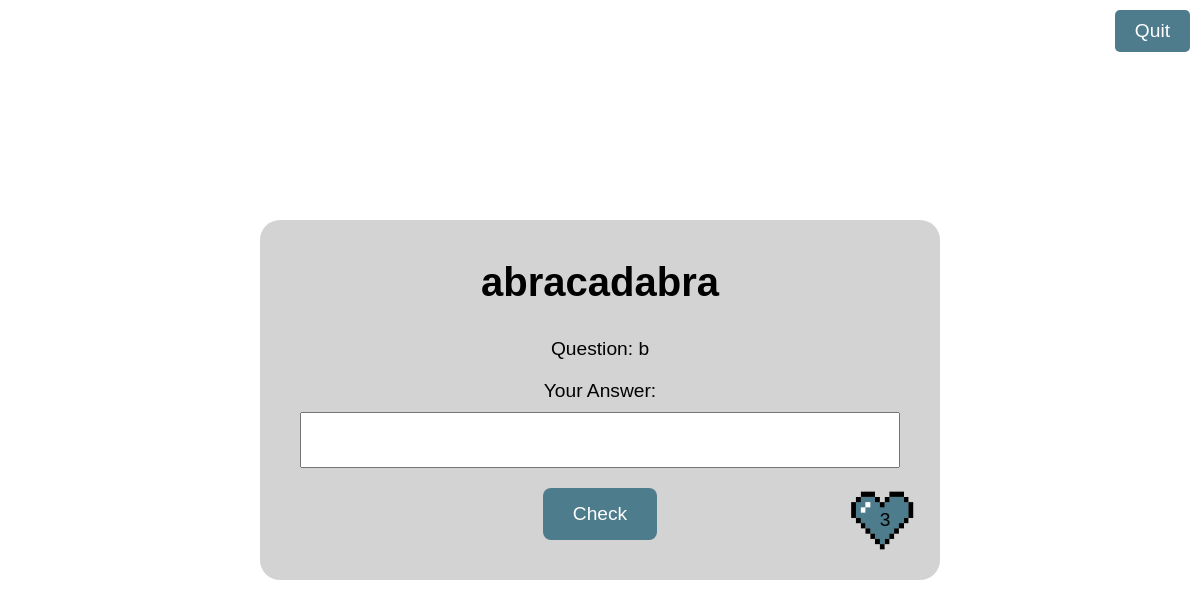
The app's page /play/1/2, older data.
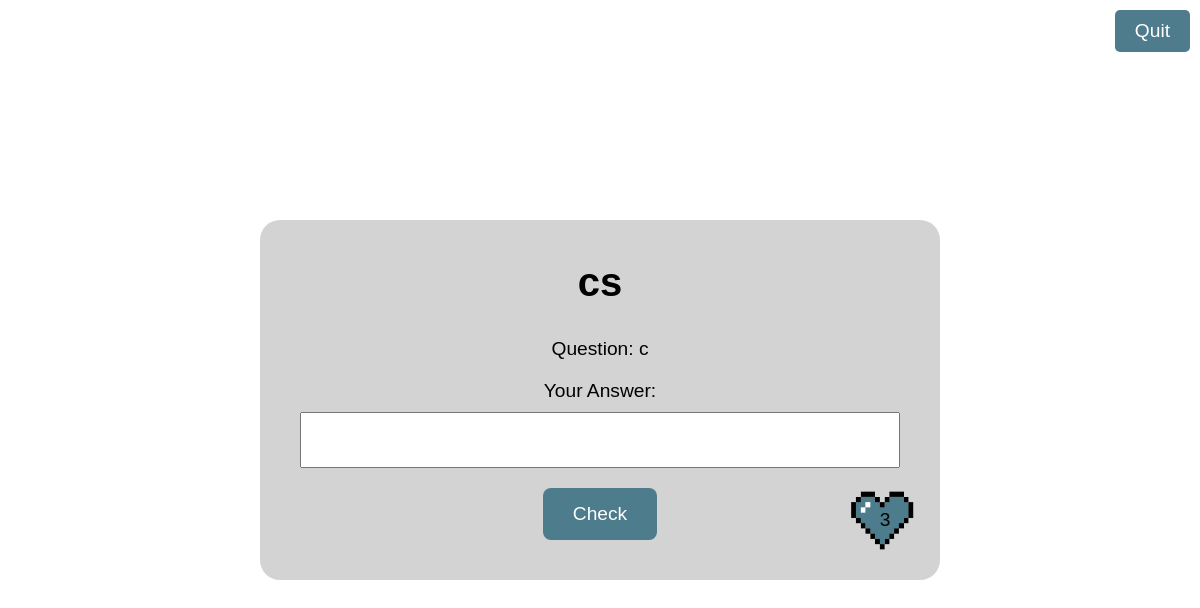
The same page, newer data.
### app/models.py (models this page shows)
class Quests(db.Model):
    id: so.Mapped[int] = so.mapped_column(primary_key = True, autoincrement=True)
    title: so.Mapped[str] = so.mapped_column(sa.String(200), index = True)
    duration: so.Mapped[str] = so.mapped_column(sa.String(100), index = True)
    difficulty: so.Mapped[str] = so.mapped_column(sa.String(100), index = True)
    suburb: so.Mapped[str] = so.mapped_column(sa.String(100), index = True)
    creator_id: so.Mapped[int] = so.mapped_column(sa.ForeignKey(UsersInfo.id), index = True)
    creator: so.Mapped['UsersInfo'] = so.relationship('UsersInfo', back_populates='writer')
    hintsolution: so.WriteOnlyMapped['HintsSolutions'] = so.relationship(back_populates='quest')
    completedquests: so.Mapped['CompletedQuests'] = so.relationship(back_populates="completion")

### app/routes.py (the view, shortened to what this page needs)
@app.route('/play/<int:quest_id>/<int:hint_id>', methods=['GET', 'POST'])
def quest(quest_id, hint_id):
    quest_title = Quests.query.filter_by(id=quest_id).with_entities(Quests.title).scalar()
    all_hints = HintsSolutions.query.filter_by(quest_id=quest_id).all()
    quest_hints_solutions = []
    i = 0
    for hint in all_hints:
        i += 1
        quest_hints_solutions.append({'hint_id': i, 'quest_hint': hint.hint_text, 'quest_solution': hint.solution_text.lower()})
    quest = next((h for h in quest_hints_solutions if h['hint_id'] == hint_id), None)
    if 'heart_count' not in session or request.method == 'GET':
        session['heart_count'] = 3
    heart_count = session['heart_count']
    return render_template('quest.html', quest=quest, title=quest_title, hint_id=hint_id, quest_id=quest_id, heart_count=heart_count)

### app/templates/quest.html (shortened to what this page needs)
<!DOCTYPE html>
<html lang="en">
    <head>
        <link rel="stylesheet" href="{{ url_for('static', filename = 'css/quest.css') }}">
    </head>
    <body>
        <a href="/play">
            <button class="quit-button">Quit</button>
        </a>
        <div class="content">
            <h2> {{ title }}</h2>
            <p>Question: {{ quest.quest_hint }}</p>
            <form action="/play/{{ quest_id }}/{{ hint_id }}" method="post">
                <label for="answer">Your Answer:</label>
                <input type="text" id="answer" name="answer" required>
                <button type="submit">Check</button>
            </form>
            <div class="heart-count">
                <img src="{{ url_for('static', filename = 'css/heart.png') }}" alt="Heart Icon" class="heart-icon">
                <span>{{ heart_count }}</span>
            </div>
        </div>
    </body>
</html>

Row changes from the older to the newer data that the page shows:
changed Quests: title "abracadabra" → "cs"
Text that changed along with them:
{{ quest.quest_hint }}: "b" → "c"
